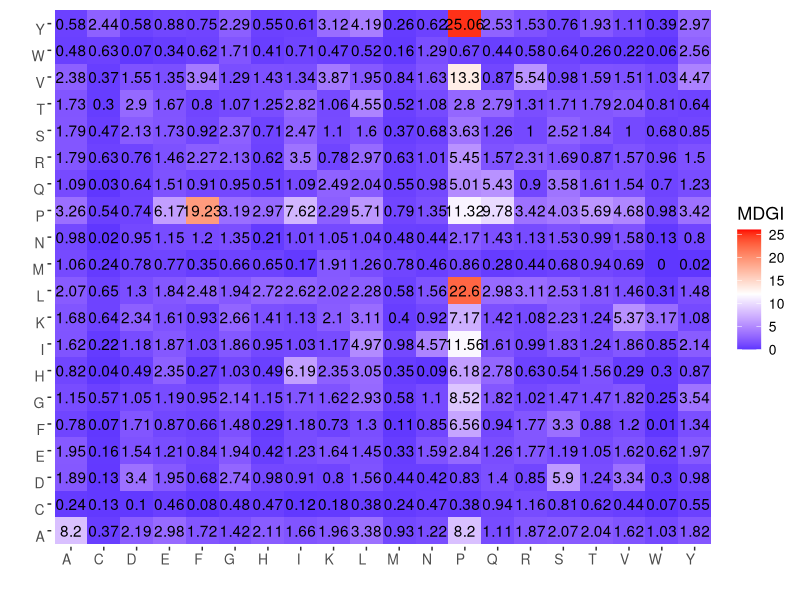

This chart was generated by the following R code:
setwd('D:\\Peptide prediction\\Antihypertensive peptides\\CLassification')

library(reshape2)
library(ggplot2)
library(scales)


data = read.csv("Heatmap DPC.csv", header = TRUE)

ggplot(data, aes(ntree,mtry,fill = MDGI, label = round(MDGI,2))) + 
  geom_tile() + 
  geom_text() +
scale_fill_gradient2(mid= "white", high= "red", low= "blue", midpoint =12,limit = c(0,26),
space = "Lab",name="MDGI") +
  labs(
    x = "", 
    y = "",
    fill = "MDGI") +
theme(panel.grid.major = element_blank(),
  panel.border = element_blank(),
  panel.background = element_blank(),
  legend.title = element_text(size = 13),
        legend.text = element_text(size = 10),
        axis.title=element_text(size=15,face="bold"),
        axis.text.x = element_text(angle = 360, vjust = 1, size = 10,hjust = 1),
	axis.text.y = element_text(angle = 360, vjust = 1, size = 10,hjust = 1))
